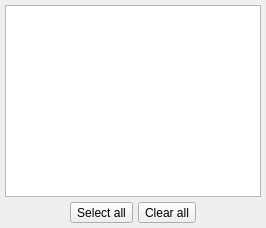
      <widget class="QWidget" name="tab_2">
       <attribute name="icon">
        <iconset resource="../../res/resources.qrc">
         <normaloff>:/icons/icons/column.png</normaloff>:/icons/icons/column.png</iconset>
       </attribute>
       <attribute name="title">
        <string>Columns</string>
       </attribute>
       <layout class="QGridLayout" name="gridLayout_8">
        <property name="leftMargin">
         <number>5</number>
        </property>
        <property name="topMargin">
         <number>5</number>
        </property>
        <property name="rightMargin">
         <number>5</number>
        </property>
        <property name="bottomMargin">
         <number>5</number>
        </property>
        <property name="verticalSpacing">
         <number>5</number>
        </property>
        <item row="0" column="0">
         <widget class="QListWidget" name="columns_lst">
          <property name="selectionMode">
           <enum>QAbstractItemView::SelectionMode::SingleSelection</enum>
          </property>
          <property name="iconSize">
           <size>
            <width>28</width>
            <height>28</height>
           </size>
          </property>
         </widget>
        </item>
        <item row="1" column="0">
         <layout class="QHBoxLayout" name="horizontalLayout_3">
          <property name="spacing">
           <number>5</number>
          </property>
          <item>
           <spacer name="horizontalSpacer_3">
            <property name="orientation">
             <enum>Qt::Orientation::Horizontal</enum>
            </property>
            <property name="sizeHint" stdset="0">
             <size>
              <width>58</width>
              <height>20</height>
             </size>
            </property>
           </spacer>
          </item>
          <item>
           <widget class="QToolButton" name="select_all_tb">
            <property name="sizePolicy">
             <sizepolicy hsizetype="Preferred" vsizetype="Preferred">
              <horstretch>0</horstretch>
              <verstretch>0</verstretch>
             </sizepolicy>
            </property>
            <property name="text">
             <string>Select all</string>
            </property>
           </widget>
          </item>
          <item>
           <widget class="QToolButton" name="clear_all_tb">
            <property name="sizePolicy">
             <sizepolicy hsizetype="Preferred" vsizetype="Preferred">
              <horstretch>0</horstretch>
              <verstretch>0</verstretch>
             </sizepolicy>
            </property>
            <property name="text">
             <string>Clear all</string>
            </property>
           </widget>
          </item>
          <item>
           <spacer name="horizontalSpacer_2">
            <property name="orientation">
             <enum>Qt::Orientation::Horizontal</enum>
            </property>
            <property name="sizeHint" stdset="0">
             <size>
              <width>58</width>
              <height>20</height>
             </size>
            </property>
           </spacer>
          </item>
         </layout>
        </item>
       </layout>
      </widget>
